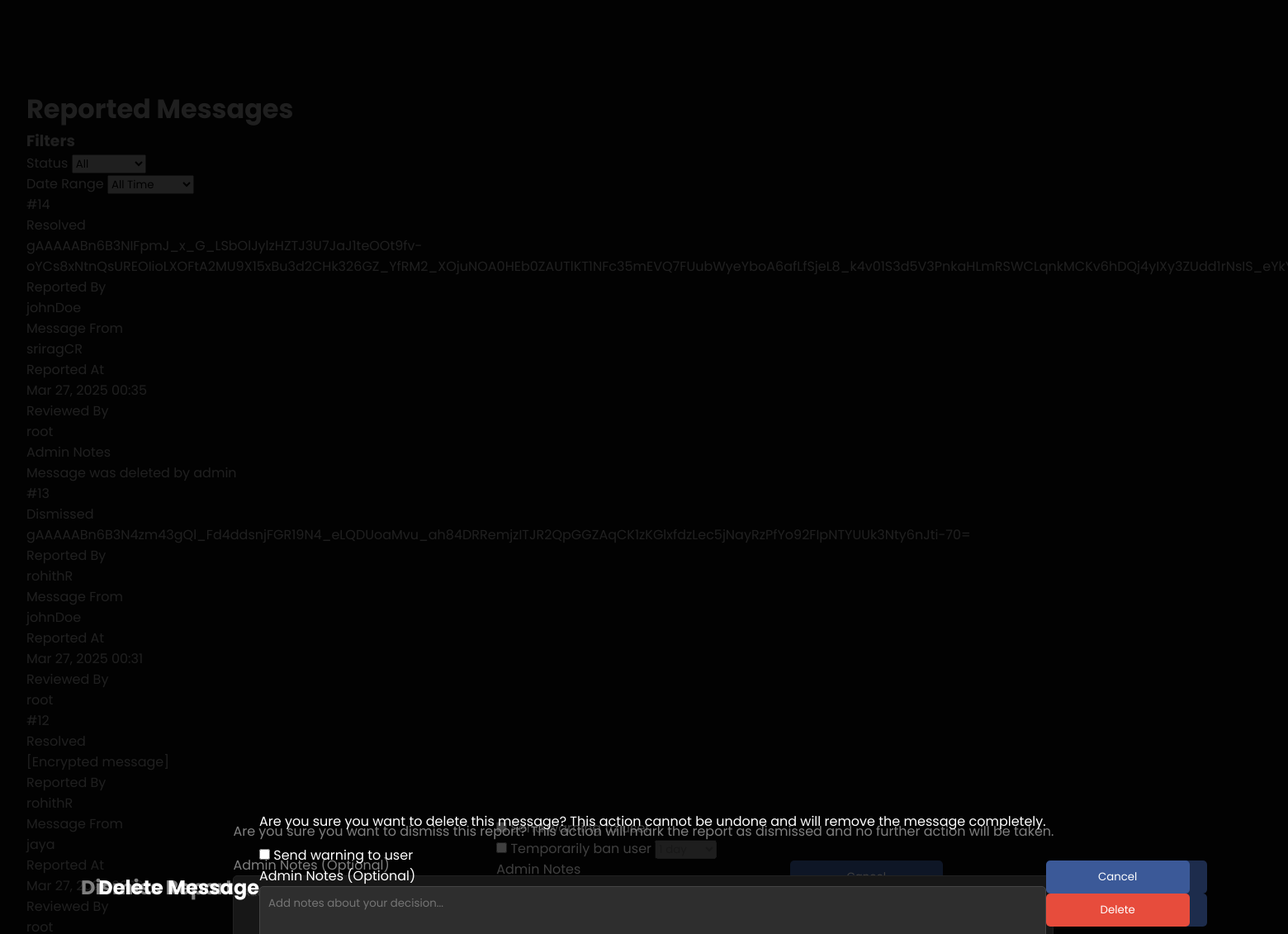
Before: /admin-dashboard/reports/ (signed in, middle part) with the older database file.
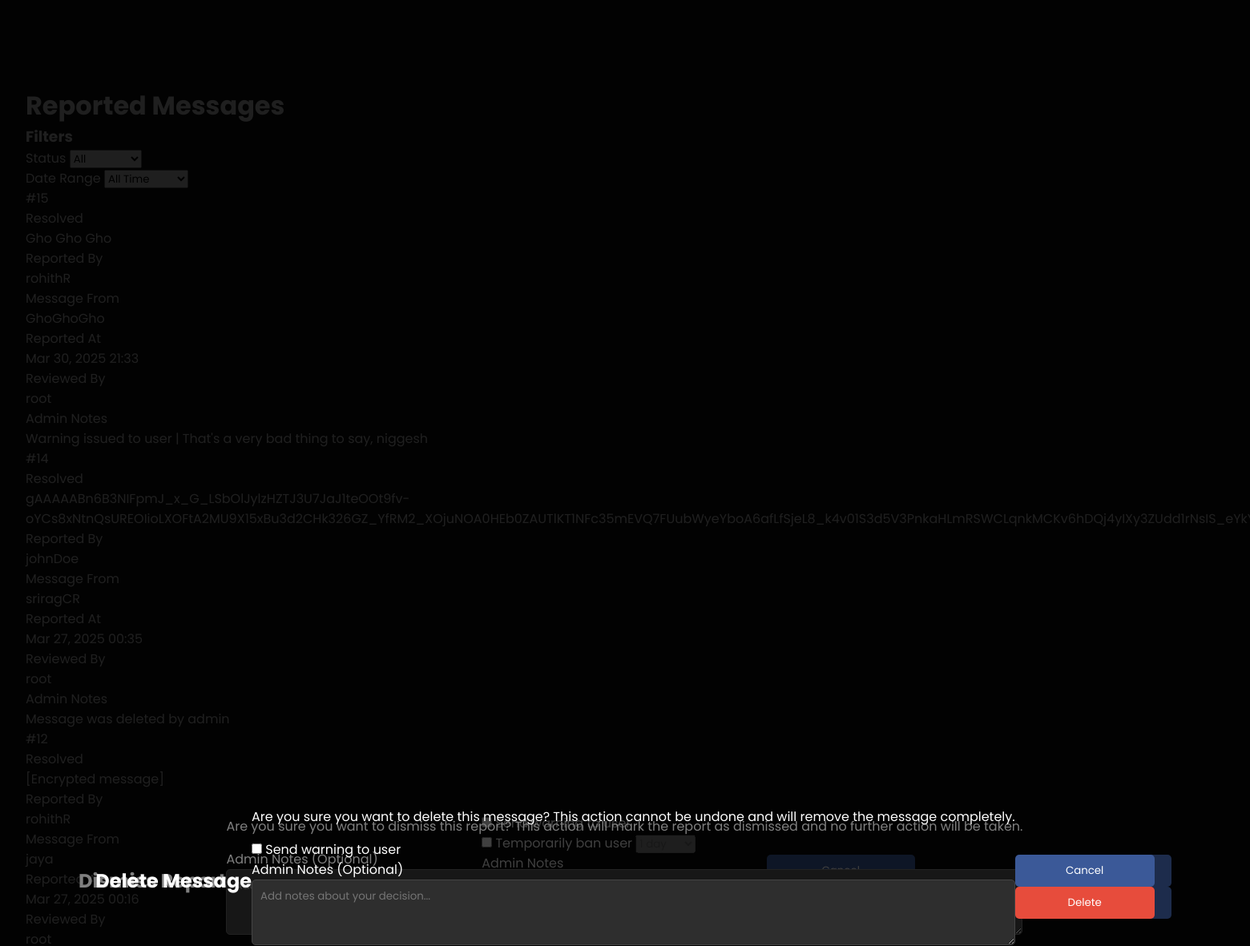
After: the same page with the newer database file.
### chat/models.py (models this page shows, shortened)
class Report(models.Model):
    REPORT_STATUSES = [
        ('pending', 'Pending Review'),
        ('reviewed', 'Reviewed'),
        ('resolved', 'Resolved'),
        ('dismissed', 'Dismissed'),
    ]
    message = models.ForeignKey(Message, related_name='reports', on_delete=models.CASCADE)
    reporter = models.ForeignKey(User, related_name='reported_messages', on_delete=models.CASCADE)
    reported_at = models.DateTimeField(auto_now_add=True)
    status = models.CharField(max_length=20, choices=REPORT_STATUSES, default='pending')
    reviewed_by = models.ForeignKey(User, related_name='reviewed_reports', on_delete=models.SET_NULL, null=True, blank=True)
    reviewed_at = models.DateTimeField(null=True, blank=True)
    notes = models.TextField(blank=True, null=True)
    class Meta:
        db_table = 'chat_report'
        ordering = ['-reported_at']

class Message(models.Model):
    chat = models.ForeignKey(Chat, related_name='messages', on_delete=models.CASCADE)
    sender = models.ForeignKey(User, on_delete=models.CASCADE)
    content = models.TextField()
    sent_at = models.DateTimeField(auto_now_add=True)
    read_by = models.ManyToManyField(User, related_name='read_messages', blank=True)
    deleted_for = models.ManyToManyField(User, related_name='deleted_messages', blank=True)
    deleted_for_everyone = models.BooleanField(default=False)
    attachment = models.FileField(upload_to='chat_attachments', null=True, blank=True)  # Removed trailing slash
    attachment_type = models.CharField(max_length=50, null=True, blank=True)
    attachment_name = models.CharField(max_length=255, null=True, blank=True)
    class Meta:
        db_table = 'chat_message'
        ordering = ['sent_at']

class User(AbstractBaseUser):
    first_name = models.CharField(max_length=30)
    last_name = models.CharField(max_length=30)
    username = models.CharField(max_length=30, unique=True)
    email = models.EmailField(unique=True)
    profile_picture = models.ImageField(upload_to='profile_pics', blank=True, null=True)  # Removed trailing slash
    created_at = models.DateTimeField(auto_now_add=True)
    is_active = models.BooleanField(default=True)
    is_admin = models.BooleanField(default=False)
    is_banned = models.BooleanField(default=False)
    ban_expiry = models.DateTimeField(null=True, blank=True)
    ban_reason = models.TextField(blank=True, null=True)
    objects = UserManager()
    USERNAME_FIELD = 'username'
    REQUIRED_FIELDS = ['email', 'first_name', 'last_name']
    class Meta:
        db_table = 'chat_user'
    def is_currently_banned(self):
        if not self.is_banned:
            return False
        if self.ban_expiry and timezone.now() > self.ban_expiry:
            self.unban_user()
            return False
        return True

### chat/views.py (the view, shortened to what this page needs)
# urls.py: path('admin-dashboard/reports/', admin_reports, name='admin_reports'),
@admin_required
def admin_reports(request):
    reports = Report.objects.select_related(
        'message', 'reporter', 'message__sender', 'reviewed_by'
    ).order_by('-reported_at')
    status = request.GET.get('status')
    if status:
        reports = reports.filter(status=status)
    date_range = request.GET.get('date')
    paginator = Paginator(reports, 10)  # Show 10 reports per page
    page = request.GET.get('page')
    try:
        reports = paginator.page(page)
    except PageNotAnInteger:
        reports = paginator.page(1)
    except EmptyPage:
        reports = paginator.page(paginator.num_pages)
    return render(request, 'admin_reports.html', {'reports': reports})

### chat/views.py (called while the page is built)
def admin_required(view_func):
    @wraps(view_func)
    def _wrapped_view(request, *args, **kwargs):
        if not request.user.is_authenticated:
            messages.error(request, 'Please login to access this page.')
            return redirect('admin_login')
        if not request.user.is_admin:
            messages.error(request, 'You do not have permission to access the admin area.')
            return redirect('home')
        return view_func(request, *args, **kwargs)
    return _wrapped_view

### templates/admin_reports.html (shortened to what the changed rows need)
{% extends 'admin_base.html' %}
{% block content %}
<div class="reports-header">
    <h1>Reported Messages</h1>
</div>
<div class="reports-container">
    <div class="reports-list">
        {% if reports %}
            {% for report in reports %}
            <div class="report-card">
                <div class="report-header">
                    <div class="report-info">
                        <span class="report-id">#{{ report.id }}</span>
                    </div>
                    <span class="report-status status-{{ report.status }}">
                        {{ report.get_status_display }}
                    </span>
                </div>
                <div class="message-content">
                    {{ report.message.content }}
                </div>
                <div class="report-details">
                    <div class="detail-group">
                        <div class="detail-label">Reported By</div>
                        <div class="detail-value">{{ report.reporter.username }}</div>
                    </div>
                    <div class="detail-group">
                        <div class="detail-label">Message From</div>
                        <div class="detail-value">{{ report.message.sender.username }}</div>
                    </div>
                    <div class="detail-group">
                        <div class="detail-label">Reported At</div>
                        <div class="detail-value">{{ report.reported_at|date:"M d, Y H:i" }}</div>
                    </div>
                    {% if report.reviewed_by %}
                    <div class="detail-group">
                        <div class="detail-label">Reviewed By</div>
                        <div class="detail-value">{{ report.reviewed_by.username }}</div>
                    </div>
                    {% endif %}
                </div>
                {% if report.notes %}
                <div class="notes-section">
                    <div class="detail-label">Admin Notes</div>
                    <div class="detail-value">{{ report.notes }}</div>
                </div>
                {% endif %}
            </div>
            {% endfor %}
        {% else %}
            <div class="no-reports">
                <h3>No reports found</h3>
                <p>There are currently no reported messages to review.</p>
            </div>
        {% endif %}
    </div>
</div>
<div id="resolveModal" class="modal-backdrop">
    <div class="modal">
        <div class="modal-header">
            <h2>Resolve Report</h2>
        </div>
    </div>
</div>
<div id="dismissModal" class="modal-backdrop">
    <div class="modal">
        <div class="modal-header">
            <h2>Dismiss Report</h2>
        </div>
    </div>
</div>
<div id="deleteModal" class="modal-backdrop">
    <div class="modal">
        <div class="modal-header">
            <h2>Delete Message</h2>
        </div>
    </div>
</div>
{% endblock %}

Changed rows visible on the page:
removed Report: id "13", status "Dismissed", message.content "gAAAAABn6B3N4zm43gQl_Fd4ddsnjFGR19N4_eLQDUoaMvu_ah84DRRemjzITJR2QpGGZAqCK1zKGlxfdzLec5jNayRzPfYo92FIpNTYUUk3Nty6nJti-70=", reporter.username "rohithR", message.sender.username "johnDoe", reported_at "Mar 27, 2025 00:31", reviewed_by.username "root"
added Report: id "15", status "Resolved", message.content "Gho Gho Gho", reporter.username "rohithR", message.sender.username "GhoGhoGho", reported_at "Mar 30, 2025 21:33", reviewed_by.username "root", notes "Warning issued to user | That's a very bad thing to say, niggesh"
